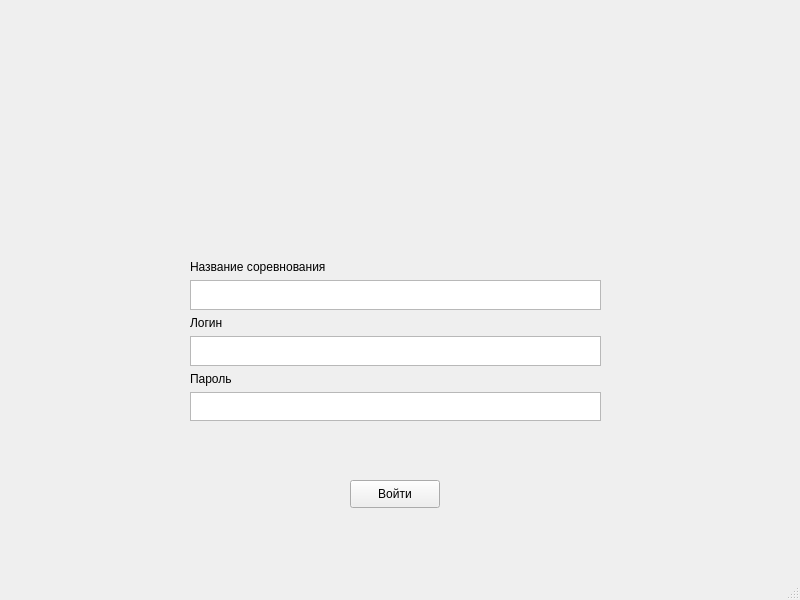
<?xml version="1.0" encoding="UTF-8"?>
<ui version="4.0">
 <class>MainWindow</class>
 <widget class="QMainWindow" name="MainWindow">
  <property name="geometry">
   <rect>
    <x>0</x>
    <y>0</y>
    <width>800</width>
    <height>600</height>
   </rect>
  </property>
  <property name="windowTitle">
   <string>MainWindow</string>
  </property>
  <widget class="QWidget" name="centralwidget">
   <widget class="QWidget" name="verticalLayoutWidget">
    <property name="geometry">
     <rect>
      <x>190</x>
      <y>260</y>
      <width>411</width>
      <height>161</height>
     </rect>
    </property>
    <layout class="QVBoxLayout" name="verticalLayout">
     <item>
      <widget class="QLabel" name="label">
       <property name="text">
        <string>Название соревнования</string>
       </property>
      </widget>
     </item>
     <item>
      <widget class="QPlainTextEdit" name="plainTextEdit_2"/>
     </item>
     <item>
      <widget class="QLabel" name="label_2">
       <property name="text">
        <string>Логин</string>
       </property>
      </widget>
     </item>
     <item>
      <widget class="QPlainTextEdit" name="plainTextEdit"/>
     </item>
     <item>
      <widget class="QLabel" name="label_3">
       <property name="text">
        <string>Пароль</string>
       </property>
      </widget>
     </item>
     <item>
      <widget class="QPlainTextEdit" name="plainTextEdit_3"/>
     </item>
    </layout>
   </widget>
   <widget class="QPushButton" name="pushButton">
    <property name="geometry">
     <rect>
      <x>350</x>
      <y>480</y>
      <width>90</width>
      <height>28</height>
     </rect>
    </property>
    <property name="text">
     <string>Войти</string>
    </property>
   </widget>
  </widget>
  <widget class="QStatusBar" name="statusbar"/>
 </widget>
 <resources/>
 <connections/>
</ui>
